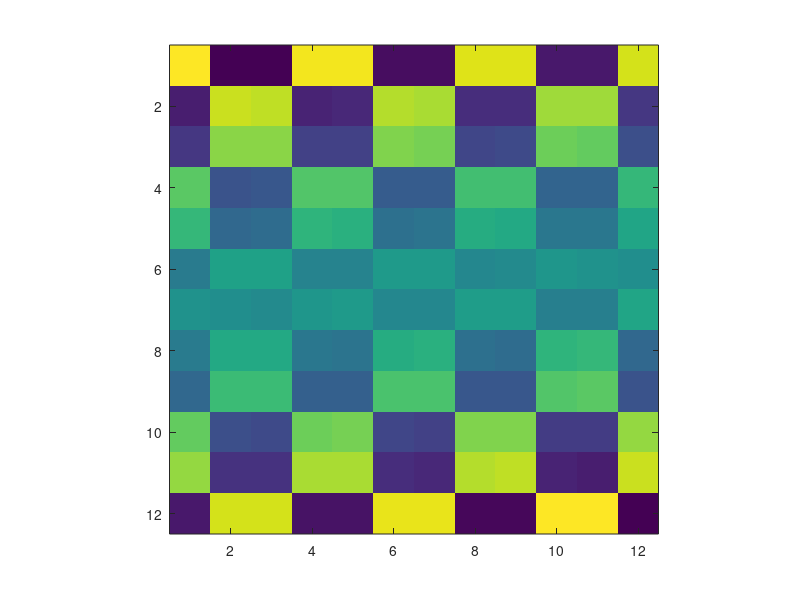

Source code (MATLAB): (Note: this script raises an error after producing the figure.)
%=============================================================================
% Copyright (c) 2016-present Allan CORNET (Nelson)
%=============================================================================
% This file is part of Nelson.
%=============================================================================
% LICENCE_BLOCK_BEGIN
% SPDX-License-Identifier: LGPL-3.0-or-later
% LICENCE_BLOCK_END
%=============================================================================
% <--ADV-CLI MODE-->
%=============================================================================

close all;
%=============================================================================
f = figure('Visible', 'on', 'Position', [100 100 520 420], 'Color', [1 1 1]);
axes('Parent', f);
imagesc(magic(12));
axis('image');
colormap(parula(64));
colorbar();
title('image scene');
drawnow();
%=============================================================================
asserts.istrue(isgraphics(f, 'figure'));
asserts.isequal(f.Type, 'figure');
asserts.isequal(char(f.Visible), 'on');
asserts.isequal(f.Color, [1 1 1]);
axesHandles = findobj(f, 'Type', 'axes');
asserts.isequal(numel(axesHandles), 1);
for k = 1:numel(axesHandles)
  asserts.isequal(axesHandles(k).Type, 'axes');
  asserts.isequal(axesHandles(k).Parent, f);
end
imageObjects = findobj(f, 'Type', 'image');
asserts.isequal(numel(imageObjects), 1);
asserts.istrue(all(isgraphics(imageObjects, 'image')));
for k = 1:numel(imageObjects)
  asserts.isequal(imageObjects(k).Type, 'image');
end
close(f);
close all;
%=============================================================================
